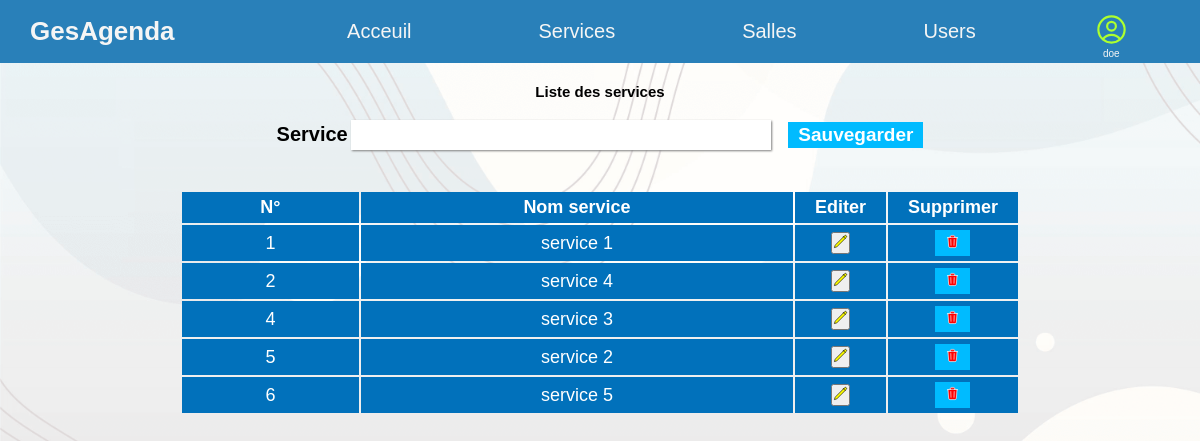
The app's page /Retrieve/addService (signed in) with its own data.
### tables this page shows
CREATE TABLE `services` (
  `service_id` int(11) NOT NULL,
  `service_lib` varchar(255) NOT NULL
);

### App/Controllers/Retrieve.php (called while the page is built, shortened)
<?php
require_once("../App/Controllers/ServiceController.php");
class Retrieve {
    public function addService() {
        $stmt = new ServiceController();
        $arr = $stmt->showService();
        require("../App/Views/admin/servicePage.php");
    }
}

### public/index.php (called while the page is built, shortened)
<?php
require('../Core/Router.php');
$router = new Router();
$router->add("", ["controller"=>"Retrieve", "action"=>"home"]);
$router->add("{controller}/{action}");
$router->add("admin/{controller}/{action}");
$router->add("{controller}/{id:\d+}/{action}");
$router->match($url);
$router->dispatch($url);
?>

### App/Models/service.php (called while the page is built, shortened)
<?php
    class Service extends Connexion {
        public function showService() {
            $db = $this->connect();
            $req = "SELECT * FROM `bootcamp_projet`.services";
            $stmt = $db->prepare($req);
            $stmt->execute();
            $result = $stmt->fetchAll();
            return $result;
        }
    }

### App/Controllers/ServiceController.php (called while the page is built, shortened)
<?php
require("../App/Models/service.php");
class ServiceController {
    public function showService() {
        $this->model = new Service();
        $array = $this->model->showService();
        return $array;
    }
}

### App/Views/admin/servicePage.php (the view, shortened to what this page needs)
<?php
    require_once "../App/Views/inc/header.php";
?>
<body>
    <h2>Liste des services</h2>
    <form action="/ServiceController/insertService" method="POST">
            <label for="service">Service</label>
            <input type="text" id="service" name="service">
        <button type="submit" name="ajouter">Sauvegarder</button>
    </form>
    <table class="table">
        <thead>
            <th>N°</th>
            <th>Nom service</th>
            <th>Editer</th>
            <th>Supprimer</th>
        </thead>
        <tbody>
            <?php foreach($arr as $key => $value) : ?>
            <tr class="list">
                <td><?= $value["service_id"] ;?></td>
                <td><?= $value["service_lib"] ;?></td>
                <td class="colSvg">
                    <button type="submit" name="edit" class="service">
                            <svg fill="yellow" viewBox="0 0 24 24" width="15" stroke="currentColor" class="w-6 h-6">
                                <path stroke-linecap="round" stroke-linejoin="round" d="M16.862 4.487l1.687-1.688a1.875 1.875 0 112.652 2.652L6.832 19.82a4.5 4.5 0 01-1.897 1.13l-2.685.8.8-2.685a4.5 4.5 0 011.13-1.897L16.863 4.487zm0 0L19.5 7.125" />
                            </svg>
                    </button>
                </td>
                <td class="colSvg">
                    <form action="/ServiceController/deleteService" method="post">
                        <button type="submit" name="delete">
                        </button>
                    </form>
                </td>
            </tr>
            <?php endforeach; ?>
        </tbody>
    </table>
</body>

### public/css/style.css (style rules this page uses)
html { font-size: 62.5%; }
:root { --firstFontFamily: 'Montserrat', sans-serif; --secondFontFamily: Verdana, Geneva, Tahoma, sans-serif; --firstTitle: 2.5rem; --secondTitle: 1.8rem; --label: 2rem; --firstColor: #ffffff; --secondColor: #6dd5fa; --tertioColor: #2980b9; --hoverColor: #00bbff; --activeColor: #0171bb; }
*, *::after, *::before { box-sizing: border-box; padding: 0; margin: 0; }
body { height: 100vh; font-family: var(--firstFontFamily); background-image: url(/images/bg-light.png); background-position: center; background-repeat: no-repeat; background-size: cover; }
input { font-family: var(--secondFontFamily); font-size: 14px; }
form { text-align: center; }
h2 { margin-block: 2rem; text-align: center; }
form >input { width: 35%; height: 3rem; font-size: 1.8rem; padding-left: 1rem; margin-right: 1.5rem; box-shadow: 1px 1px 2px grey; border: none; outline-color: var(--hoverColor); }
form>label { font-size: var(--label); font-weight: bold; }
form>button { font-size: 1.9rem; font-weight: bold; color: var(--firstColor); background: var(--hoverColor); padding: 2px 10px ; border:none; cursor: pointer; transition: all 0.8s; }
table.table { width: 70vw; margin: 4rem auto; text-align: center; font-size: var(--secondTitle); }
.table th, .table td { padding: .5rem 2rem; margin: 3rem; background-color: #0171bb; color: var(--firstColor); }
.table .colSvg { width: 2%; }

### records on screen
services: service_id "1", service_lib "service 1"
services: service_id "2", service_lib "service 4"
services: service_id "4", service_lib "service 3"
services: service_id "5", service_lib "service 2"
services: service_id "6", service_lib "service 5"

### other values on screen
$_SESSION['lastname'] "doe"
